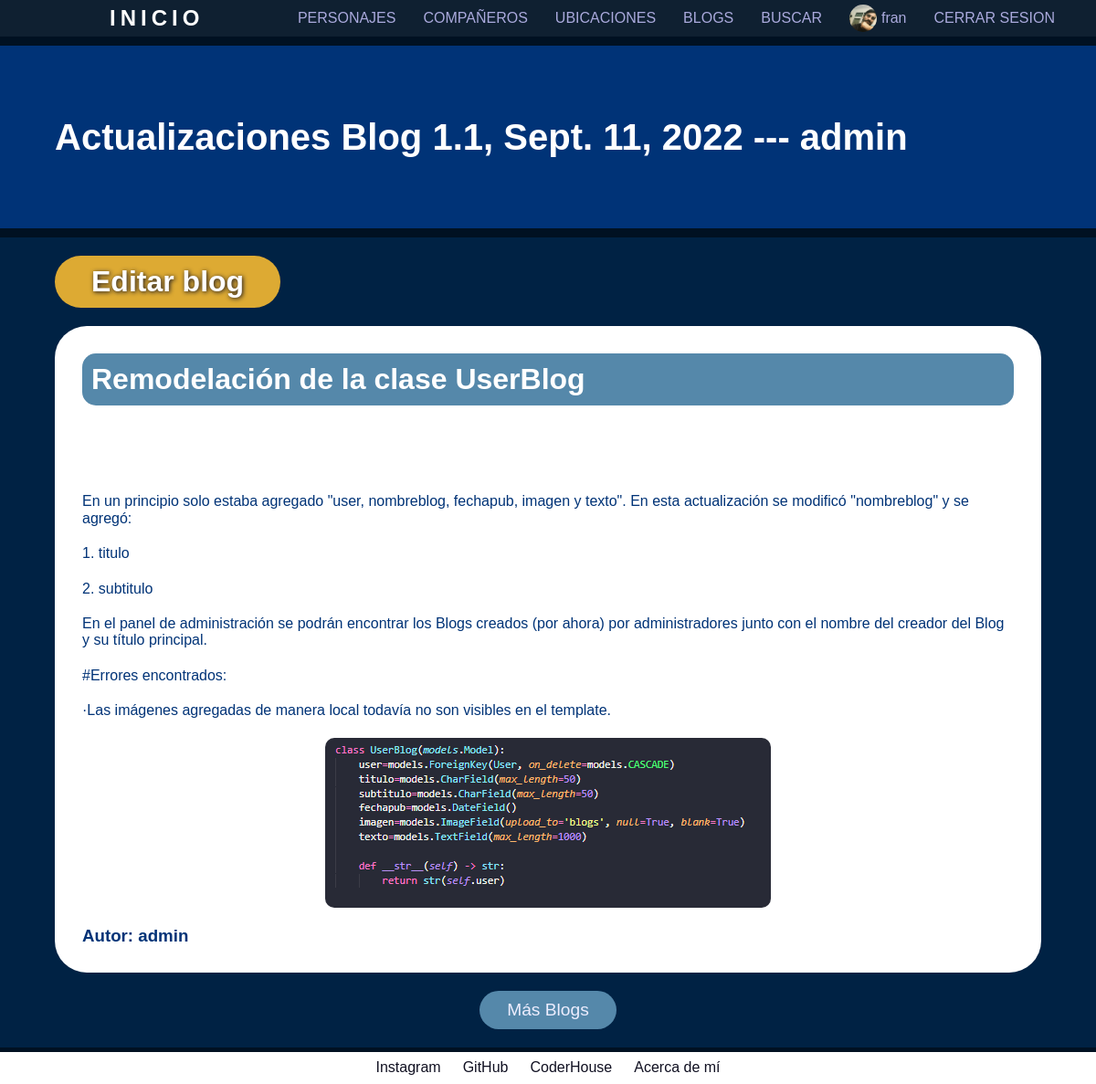
The page /AppPersonajes/listablog/2/ (signed in) on the database its author committed.
### AppPersonajes/models.py (models this page shows, shortened)
class UserBlog(models.Model):
    username=models.CharField(max_length=50)
    titulo=models.CharField(max_length=50)
    subtitulo=models.CharField(max_length=100)
    fechapub=models.DateField(default=datetime.now)
    imagen=models.ImageField(upload_to='blogs', null=True, blank=True)
    texto=RichTextField(max_length=2000)

### AppPersonajes/views.py (the view)
# urls.py: path("listablog/<int:id>/", leerBlog, name="blog"),
@login_required
def leerBlog(request, id):
    blog=UserBlog.objects.get(id=id)
    return render(request, "App/blog.html", {"blog":blog, "imagen":obtenerAvatar(request)})

### AppPersonajes/views.py (called while the page is built)
@login_required
def obtenerAvatar(request):
    lista=Avatar.objects.filter(user=request.user)
    if len(lista)!=0:
        imagen=lista[0].imagen.url
    else:
        imagen=""
    return imagen

### AppPersonajes/templates/App/blog.html (shortened to what this page needs)
{% extends "App/padre.html" %}
{% load static %}
{% block titulo_de_pagina %}
    <h1 class="titulotemplates">{{ blog.titulo }},  {{blog.fechapub }} --- {{ blog.username }}</h1>
{% endblock %}
{% block contenido_variable %}
    <div class="contenedor-blog">
        {% if request.user.is_superuser %}
            <a class="editarblog" href="{% url 'editarblog' blog.id %}">Editar blog</a>
        {% endif %}
        <div class="blog">
            <h1>{{ blog.subtitulo }}</h1>
            <p>{{ blog.texto|safe }}</p>
            {% if blog.imagen %}
                <img src="{{ blog.imagen.url }}" alt="img-blog" title="Imagen Blog de {{ blog.username }}">
            {% endif %}
            <h3>Autor: {{ blog.username }}</h3>
        </div>
        <a class="btn_volver" href="{% url 'listablog' %}">Más Blogs</a>
    </div>
{% endblock %}

### AppPersonajes/templates/App/padre.html (shortened to what this page needs)
<!DOCTYPE html>
<html lang="en">
    <head>
        {% load static %}
        <link href= "{% static '\App\css\style.css' %}" rel="stylesheet" />
        <link href="{% static '\App\css\normalize.css' %}" rel="stylesheet">
    </head>
    <body>
        <header>
            <a class="btn_inicio" href="{% url 'inicio' %}">INICIO</a>
            <nav class="barra_nav">
                <ul>
                    <li><a class="btn_ref" href="{% url 'personajes' %}">PERSONAJES</a></li>
                    <li><a class="btn_ref" href="{% url 'compañeros' %}">COMPAÑEROS</a></li>
                    <li><a class="btn_ref" href="{% url 'ubicaciones' %}">UBICACIONES</a></li>
                    <li><a class="btn_ref" href="{% url 'listablog' %}">BLOGS</a></li>
                    <li><a class="btn_ref" href="{% url 'busqueda' %}">BUSCAR</a></li>
                    {% if not request.user.is_authenticated %}
                        <li><a class="btn_ref register" href="{% url 'registrate' %}">REGISTRATE</a></li>
                        <li><a class="btn_ref login" href="{% url 'login' %}">INICIAR SESION</a></li>
                    {% else %}
                        <li><a class="btn_ref" href="{% url 'perfil' %}">
                            {% if imagen %}
                                <img class="img-nav" src="{{ imagen }}" alt="img-perfil" title="Foto perfil de {{ user.username }}">
                            {% endif %}{{ user.username }}
                        </a></li>
                        <li><a class="btn_ref logout" href="{% url 'logout' %}">CERRAR SESION</a></li>
                    {% endif %}
                </ul>
            </nav>
        </header>
            {% block titulo_de_pagina %} {%endblock %}
            {% block contenido_variable %} {% endblock %}
        <footer class="mis_datos">
            <a class="btn_links" target="_blank" href="https://www.instagram.com/gonnzad/">Instagram</a>
            <a class="btn_links" target="_blank" href="https://github.com/GonzaLandini">GitHub</a>
            <a class="btn_links" target="_blank" href="https://plataforma.coderhouse.com/perfil/627a75c68d262f0018d3725f">CoderHouse</a>
            <a class="btn_links" href="{% url 'aboutme' %}">Acerca de mí</a>
        </footer>
    </body>
</html>

### AppPersonajes/static/App/css/style.css (style rules this page uses)
* { color: #fff; text-decoration: none; }
body { background-color: #012; display: flex; flex-direction: column; font-family: sans-serif; }
header { background-color: #123e; display: flex; height: 40px; justify-content: space-between; left: 0; position: fixed; text-align: center; top: 0; width: 100%; z-index: 15; }
.titulotemplates { align-items: center; background-color: #037; color:#fff; display: flex; font-size: 2.5em; height: 200px; margin: 50px 0 10px 0; min-width: max-content; padding: 0 5%; width: 100%; }
.btn_inicio { font-size: 1.5em; font-weight: bold; letter-spacing: 5px; margin: auto; margin-left: 10%; transition: .3s; }
.barra_nav { margin: auto; margin-right: 2.5%; }
.barra_nav ul { display: flex; list-style: none; }
.barra_nav li { margin: auto; }
.img-nav { border-radius: 100%; height: 30px; margin-right: 5px; object-fit:cover; width: 30px; }
.btn_ref { align-items: center; display: flex; color: #aad; margin: 0 15px; min-width: max-content; transition: .3s; }
.mis_datos { background-color: #fff; bottom: 0px; color: #112; display: flex; height: 35px; justify-content: center; position: fixed; width: 100%; z-index: 5; }
.btn_links { color: #112; margin: auto 1%; }
.btn_volver { background-color: #58a; border-radius: 35px; color: #eef; display: flex; font-size: 1.2em; margin: 20px auto; padding: 10px 40px; transition: .3s; width: max-content; }
.contenedor-blog { background-color: #024; margin-bottom: 40px; padding: 20px 5%; width: 100% }
.contenedor-blog .editarblog { background-color: #da3; border-radius: 35px; display: flex; font-size: 2em; font-weight: bold; padding: 10px 40px; text-shadow: 1px 1px 5px #112f; width: max-content; }
.blog { background-color: #fff; border-radius: 35px; padding: 10px 20px; margin: 20px auto; height: max-content; }
.blog h1 { background-color: #58a; border-radius: 15px; color: #fff; padding: 10px ; }
.blog * { color: #037; margin: 20px 10px; }
.blog img { border-radius: 10px; display: block; margin: 0 auto; width: fit-content }
.contenedor-blog .btn_volver { margin: 20px auto 0; padding: 10px 30px; width: max-content; }

### rows shown on the page
UserBlog: titulo "Actualizaciones Blog 1.1", fechapub "Sept. 11, 2022", username "admin", subtitulo "Remodelación de la clase UserBlog", texto "En un principio solo estaba agregado \"user, nombreblog, fechapub, imagen y texto\". En esta actualización se modificó \"nombreblog\" y se agregó: 1. titulo 2. subtitulo En el panel de administración se podrán encontrar los Blogs creados (por ahora) por administradores junto con el nombre del creador del Blog y su título principal. #Errores encontrados: ·Las imágenes agregadas de manera local todavía no son visibles en el template.", imagen (picture)

### other values the page prints
{{ user.username }} "fran"
